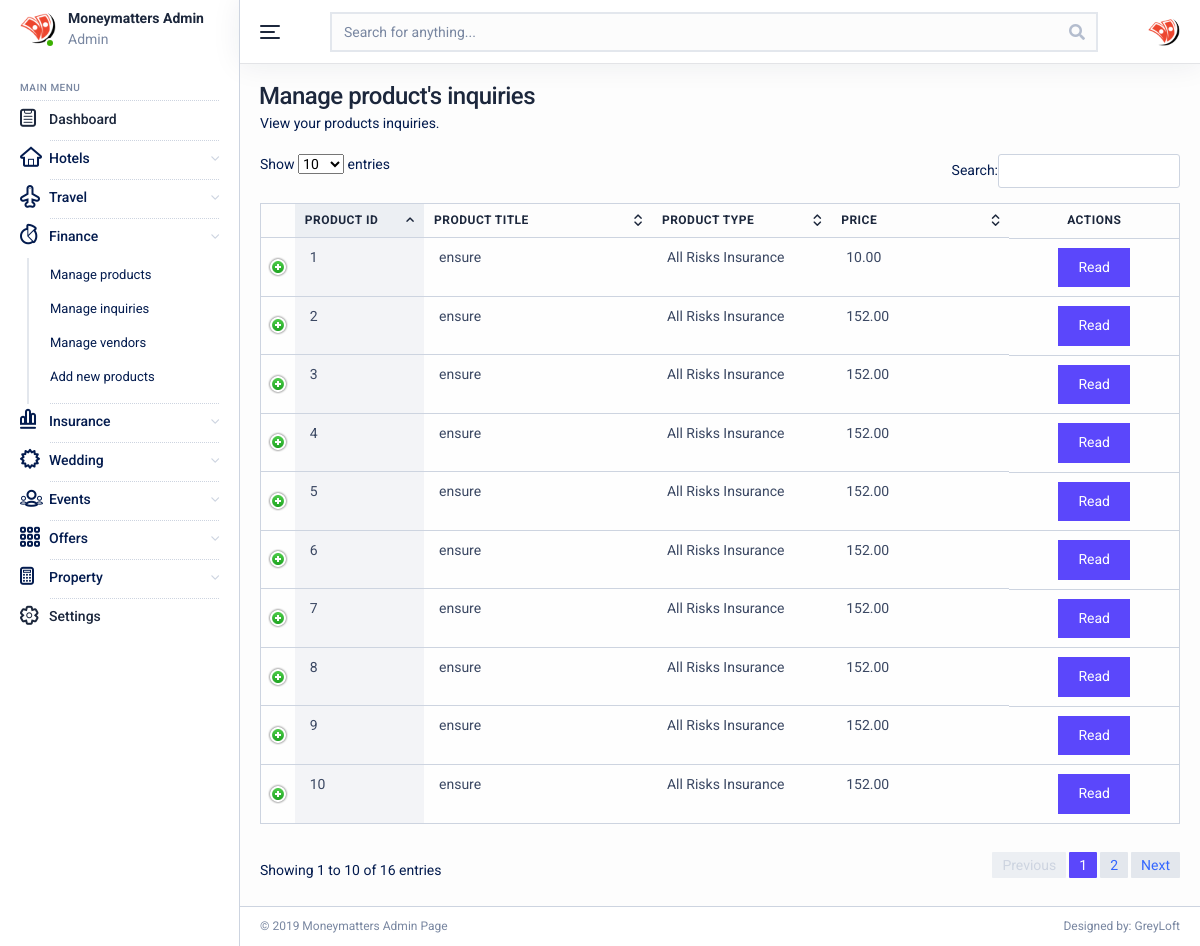
/superadmin/finance/inquiry.php, run on the app's committed database.
### tables this page shows
CREATE TABLE IF NOT EXISTS `finance` (
  `finance_id` bigint(20) NOT NULL AUTO_INCREMENT,
  `vendor_id` bigint(20) NOT NULL,
  `type` varchar(34) NOT NULL,
  `title` longtext NOT NULL,
  `description` longtext NOT NULL,
  `price` decimal(10,2) NOT NULL,
  `tags` longtext NOT NULL,
  `inquiry` json NOT NULL,
  `tenure` tinytext NOT NULL,
  `value` bigint(20) NOT NULL,
  `views` bigint(20) NOT NULL,
  `status` tinyint(4) NOT NULL,
  `date` datetime NOT NULL,
  PRIMARY KEY (`finance_id`)
);

### superadmin/finance/inquiry.php (the view, shortened to what this page needs)
<?php
  require_once('../../database.php');
  $sql = "SELECT * FROM `finance` ORDER BY `status`";
  $query = mysqli_query($database,$sql);
  $num = mysqli_num_rows($query);
  $result = array();
  if($num > 0){
    while($rows = mysqli_fetch_array($query,MYSQLI_ASSOC)){
      array_push($result,$rows);
      $result[count($result) - 1]['inquiry'] = json_decode($rows['inquiry'],true);
    }
  }
?>
<!DOCTYPE html>
<html lang="en">
  <head>
    <link href="../../lib/fontawesome-free/css/all.min.css" rel="stylesheet">
    <link href="../../lib/ionicons/css/ionicons.min.css" rel="stylesheet">
    <link href="../../lib/typicons.font/typicons.css" rel="stylesheet">
    <link href="../../lib/morris.js/morris.css" rel="stylesheet">
    <link href="../../lib/flag-icon-css/css/flag-icon.min.css" rel="stylesheet">
    <link href="../../lib/jqvmap/jqvmap.min.css" rel="stylesheet">
    <link rel="stylesheet" href="../../css/azia.css">
  </head>
  <body class="az-body az-body-sidebar">
    <?php
      require_once('../sidebar.php');
    ?>
    <div class="az-content az-content-dashboard-two">
    <?php
      require_once('../header.php');
    ?>
    <div class="az-content-header d-block d-md-flex">
        <div>
          <h2 class="az-content-title tx-24 mg-b-5 mg-b-lg-8">Manage product's inquiries</h2>
          <p class="mg-b-0">View your products inquiries.</p>
        </div>
      </div>
      <div class="az-content-body">
<div id="readmodal" class="modal" style="display:none;">
  <div class="modal-dialog modal-lg" role="document">
  </div>
</div>
        <?php
          if(isset($result) && is_array($result)){
            echo <<<EOT
            <table id="eventList" class="table" style="width: 100%;">
              <thead>
                <tr role="row">
                  <th rowspan="1" colspan="1" style="width: 1%;"></th>
                  <th rowspan="1" colspan="1" style="width: 15%;">Product ID</th>
                  <th rowspan="1" colspan="1" style="width: 25%;">Product Title</th>
                  <th rowspan="1" colspan="1" style="width: 20%;">Product Type</th>
                  <th rowspan="1" colspan="1" style="width: 20%;">Price</th>
                  <th rowspan="1" colspan="1" style="width: 20%; text-align:center;">Actions</th>
                </tr>
              </thead>
              <tbody>
EOT;
            for($i = 0; $i < count($result); $i++){
              $booking = json_encode($result[$i]);
              $inquiry = json_encode($result[$i]['inquiry']);
              echo <<<EOT
              <tr>
                <td class="details-control" data-booking='{$booking}' style="cursor:pointer;background:url('../../img/details_open.png') no-repeat center center;"></td>
                <td>{$result[$i]['finance_id']}</td>
                <td>{$result[$i]['title']}</td>
                <td>{$result[$i]['type']}</td>
                <td>{$result[$i]['price']}</td>
                <td style="display:flex;justify-content:center;align-items:flex-start">
                  <div data-toggle="modal" data-target="#readmodal" data-inquiry='{$inquiry}' class="openreadmodal">
                    <button type="button" class="btn btn-indigo">Read</button>
                  </div>
                </td>
            </tr>
EOT;
            }
            echo <<<EOT
            </tbody>
            </table>
EOT;
          }
          ?>
      </div>
      <div class="az-footer ht-40">
        <div class="container-fluid pd-t-0-f ht-100p">
          <span>&copy; 2019 Moneymatters Admin Page</span>
          <span>Designed by: GreyLoft</span>
        </div>
      </div>
    </div>
  </body>
</html>

### data on the page
finance: finance_id "1", title "ensure", type "All Risks Insurance", price "10.00"
finance: finance_id "2", title "ensure", type "All Risks Insurance", price "152.00"
finance: finance_id "3", title "ensure", type "All Risks Insurance", price "152.00"
finance: finance_id "4", title "ensure", type "All Risks Insurance", price "152.00"
finance: finance_id "7", title "ensure", type "All Risks Insurance", price "152.00"
finance: finance_id "8", title "ensure", type "All Risks Insurance", price "152.00"
finance: finance_id "9", title "ensure", type "All Risks Insurance", price "152.00"
finance: finance_id "10", title "ensure", type "All Risks Insurance", price "152.00"

### other printed values
$key "Hotels Travel Finance Insurance Wedding Events Offers Property"
$title "Manage products"
$title "Manage inquiries"
$title "Manage vendors"
$title "Add new products"
$result[$i]['finance_id'] "5"
$result[$i]['title'] "ensure"
$result[$i]['type'] "All Risks Insurance"
$result[$i]['price'] "152.00"
$result[$i]['finance_id'] "6"
